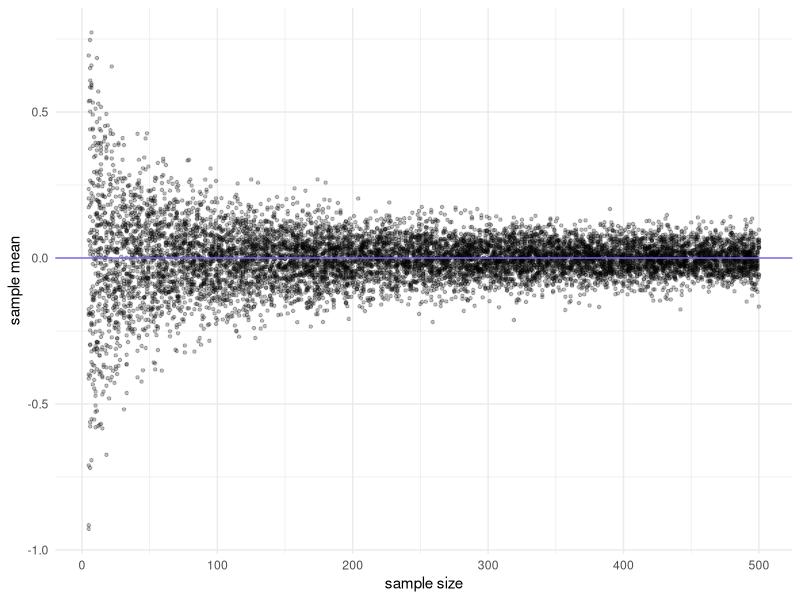

This chart was generated by the following R code:
## ---- chunk 1
library(tidyverse)
## ---- chunk 2
set.seed(1234)

lln_norm <- tibble(
  n_sz = sample(5:500,1e4, replace = TRUE),
  sample_mean = sapply(n_sz, function(n) mean(rnorm(n)))
)

ggplot(data = lln_norm) +
  geom_point(aes(x = n_sz, y = sample_mean), alpha = 0.25, shape = 20, color = "black") +
  geom_hline(yintercept = 0,
             color = "slateblue2") +
  labs(x = "sample size",
       y = "sample mean") +
  theme_minimal()
